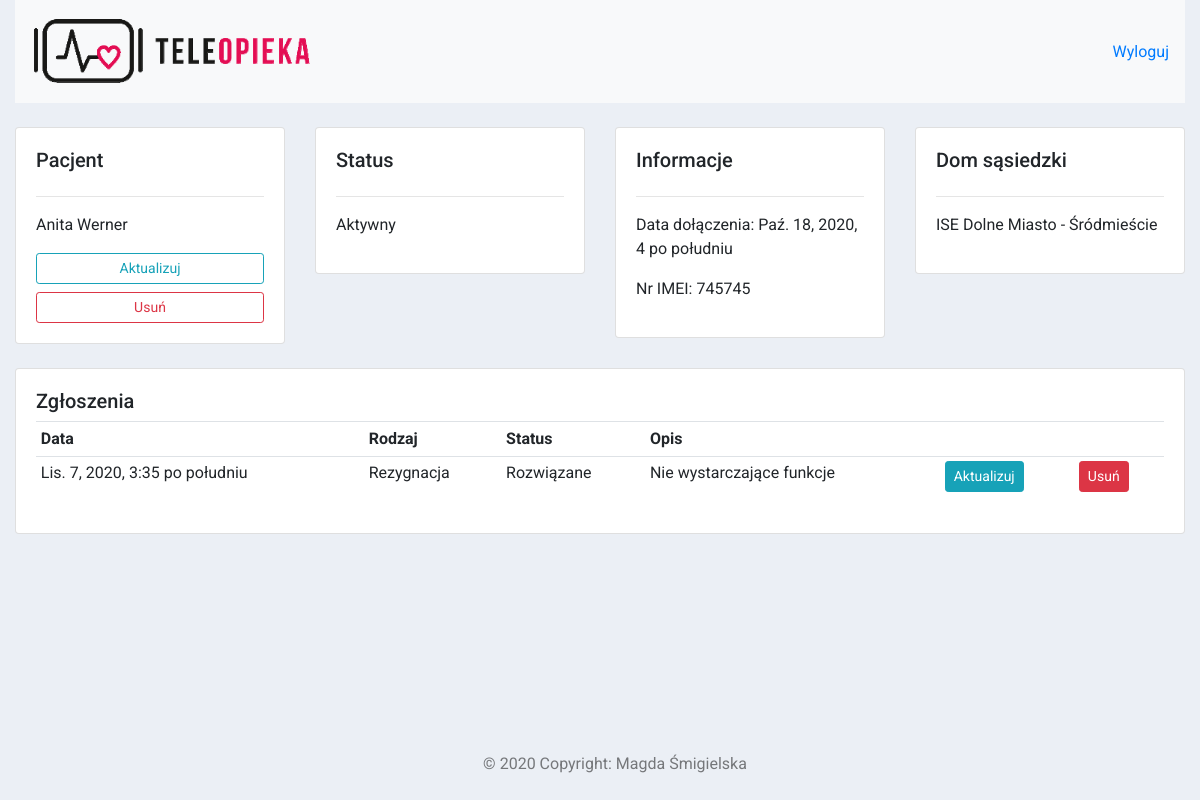
Before: /pacjent_podglad/4/ (signed in) with the older database file.
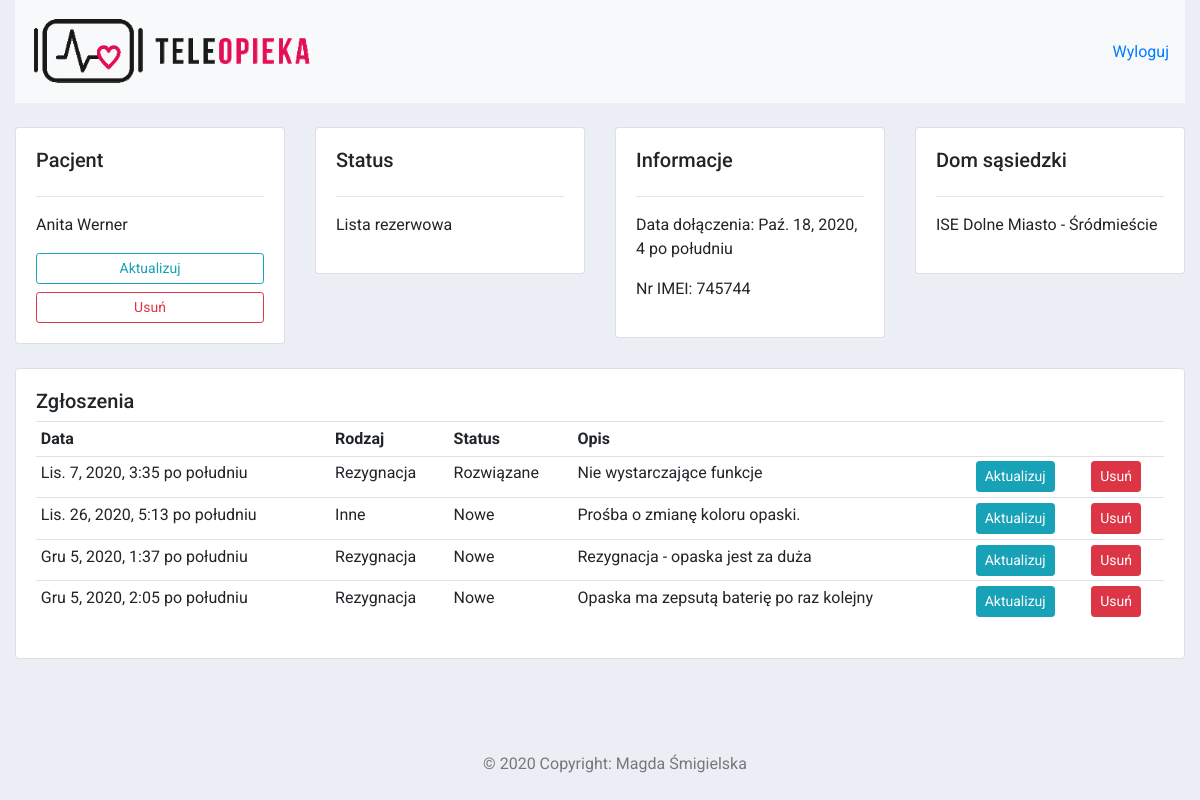
After: the same page with the newer database file.
### pacjenci/models.py (models this page shows, shortened)
class Pacjent(models.Model):
    class Meta:
        verbose_name_plural = "Pacjenci"
    STATUS = (
        ('Lista rezerwowa', 'Lista rezerwowa'),
        ('Aktywny', 'Aktywny'),
        ('Zmarły', 'Zmarły'),
        ('Rezygnacja', 'Rezygnacja')
    )
    status = models.CharField(max_length=200, null=True, choices=STATUS)
    nr_IMEI = models.CharField(max_length=200, null=True)
    imie_i_nazwisko = models.CharField(max_length=200, null=True)
    dom = models.ForeignKey(Dom, null=True, on_delete=models.SET_NULL)
    data_dodania = models.DateTimeField(auto_now_add=True, null=True)

class Zgloszenie(models.Model):
    class Meta:
        verbose_name = "Zgłoszenie"
        verbose_name_plural = "Zgłoszenia"
    STATUS = (
        ('Nowe', 'Nowe'),
        ('W trakcie', 'W trakcie'),
        ('Rozwiązane', 'Rozwiązane')
    )
    RODZAJ = (
        ('Awaria', 'Awaria'),
        ('Rezygnacja', 'Rezygnacja'),
        ('Inne', 'Inne')
    )
    status = models.CharField(max_length=200, null=True, choices=STATUS)
    rodzaj = models.CharField(max_length=200, null=True, choices=RODZAJ)
    pacjent = models.ForeignKey(Pacjent, null=True, on_delete=models.SET_NULL)
    opis = models.CharField(max_length=500, null=True)
    data_dodania = models.DateTimeField(auto_now_add=True, null=True)

class Dom(models.Model):
    class Meta:
        verbose_name_plural = "Domy sąsiedzkie"
    nazwa = models.CharField(max_length=200, null=True)
    dzielnica = models.CharField(max_length=200, null=True)
    def __str__(self):
        return " - ".join([self.nazwa, self.dzielnica])

### pacjenci/views.py (the view)
# urls.py: path('pacjent_podglad/<str:pk_test>/', views.pacjent_podglad, name="pacjent_podglad"),
@login_required(login_url='login')
def pacjent_podglad(request, pk_test):
    pacjent = Pacjent.objects.get(id=pk_test)
    p_dom = pacjent.dom
    asystenci = Asystent.objects.filter(dom=p_dom)
    zgloszenia = Zgloszenie.objects.filter(pacjent=pacjent)
    context = {'pacjent':pacjent,
               'asystenci':asystenci,
               'zgloszenia':zgloszenia
               }
    return render(request, 'pacjenci/pacjent_podglad.html', context)

### pacjenci/templates/pacjenci/pacjent_podglad.html
{%  extends 'pacjenci/main.html' %}
{% block content %}
	<br>
<div class="row">
	<div class="col-md">
		<div class="card card-body">
			<h5>Pacjent</h5>
			<hr>
			<p>{{pacjent.imie_i_nazwisko}}</p>
            <a class="btn btn-outline-info  btn-sm btn-block" href="{% url 'aktualizuj_pacjenta' pacjent.id%}">Aktualizuj</a>
            <a class="btn btn-outline-danger  btn-sm btn-block" href="{% url 'usun_pacjenta' pacjent.id%}">Usuń</a>
		</div>
	</div>
	<div class="col-md">
		<div class="card card-body">
			<h5>Status</h5>
			<hr>
			<p>{{pacjent.status}}</p>
		</div>
	</div>
	<div class="col-md">
		<div class="card card-body">
			<h5>Informacje</h5>
			<hr>
			<p>Data dołączenia: {{pacjent.data_dodania}}</p>
			<p>Nr IMEI: {{pacjent.nr_IMEI}}</p>
		</div>
	</div>
	<div class="col-md">
		<div class="card card-body">
			<h5>Dom sąsiedzki</h5>
			<hr>
			<p>{{pacjent.dom}}</p>
		</div>
	</div>
</div>
<br>
<div class="row">
	<div class="col-md">
		<div class="card card-body">
			<h5>Zgłoszenia</h5>
			<table class="table table-sm">
                <tr>
                    <th>Data</th>
                    <th>Rodzaj</th>
					<th>Status</th>
					<th>Opis</th>
                    <th></th>
                    <th></th>
                </tr>
				{% for i in zgloszenia %}
						<tr>
							<td>{{i.data_dodania}}</td>
							<td>{{i.rodzaj}}</td>
                            <td>{{i.status}}</td>
							<td>{{i.opis}}</td>
							<td><a class="btn btn-sm btn-info" href="{% url 'aktualizuj_zgloszenie' i.id%}">
                                Aktualizuj</a></td>
                            <td><a class="btn btn-sm btn-danger" href="{% url 'usun_zgloszenie' i.id%}">
                                Usuń</a></td>
						</tr>
				{% endfor %}
			</table>
		</div>
	</div>
</div>
{% endblock %}

Changed rows visible on the page:
changed Pacjent "Anita Werner": status "Aktywny" → "Lista rezerwowa"; nr_IMEI "745745" → "745744"
added Zgloszenie: data_dodania "Lis. 26, 2020, 5:13 po południu", rodzaj "Inne", status "Nowe", opis "Prośba o zmianę koloru opaski."
added Zgloszenie: data_dodania "Gru 5, 2020, 1:37 po południu", rodzaj "Rezygnacja", status "Nowe", opis "Rezygnacja - opaska jest za duża"
added Zgloszenie: data_dodania "Gru 5, 2020, 2:05 po południu", rodzaj "Rezygnacja", status "Nowe", opis "Opaska ma zepsutą baterię po raz kolejny"
